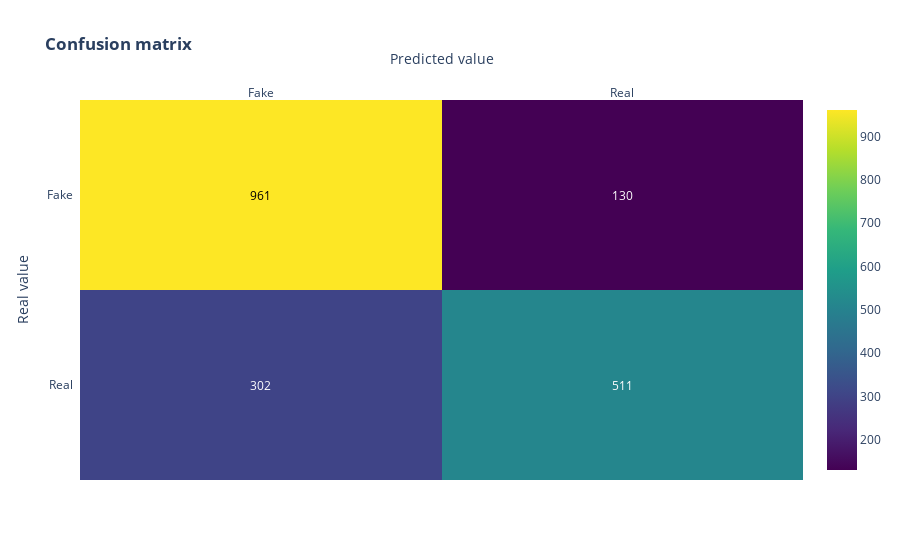

The notebook cell this image was saved under:
### Code cell
pipe = Pipeline([
    ('bow', CountVectorizer()), 
    ('tfid', TfidfTransformer()),  
    ('model', xgb.XGBClassifier(
        use_label_encoder=False,
        eval_metric='auc',
    ))
])

# 使用数据拟合管道
pipe.fit(x_train, y_train)

y_pred_class = pipe.predict(x_test)
y_pred_train = pipe.predict(x_train)

print('Train: {}'.format(metrics.accuracy_score(y_train, y_pred_train)))
print('Test: {}'.format(metrics.accuracy_score(y_test, y_pred_class)))

conf_matrix(metrics.confusion_matrix(y_test, y_pred_class))

### Figure 1 — Plotly figure (JSON) as saved in the notebook; plotly's stock layout.template omitted (floating-point values rounded to 4 significant figures)
{"data": [{"colorscale": [[0, "#440154"], [0.1111, "#482878"], [0.2222, "#3e4989"], [0.3333, "#31688e"], [0.4444, "#26828e"], [0.5556, "#1f9e89"], [0.6667, "#35b779"], [0.7778, "#6ece58"], [0.8889, "#b5de2b"], [1, "#fde725"]], "reversescale": false, "showscale": true, "type": "heatmap", "x": ["Fake", "Real"], "y": ["Real", "Fake"], "z": [[302, 511], [961, 130]]}], "layout": {"annotations": [{"font": {"color": "#FFFFFF"}, "showarrow": false, "text": "302", "x": "Fake", "xref": "x", "y": "Real", "yref": "y"}, {"font": {"color": "#FFFFFF"}, "showarrow": false, "text": "511", "x": "Real", "xref": "x", "y": "Real", "yref": "y"}, {"font": {"color": "#000000"}, "showarrow": false, "text": "961", "x": "Fake", "xref": "x", "y": "Fake", "yref": "y"}, {"font": {"color": "#FFFFFF"}, "showarrow": false, "text": "130", "x": "Real", "xref": "x", "y": "Fake", "yref": "y"}], "title": {"text": "<b>Confusion matrix</b>"}, "xaxis": {"dtick": 1, "gridcolor": "rgb(0, 0, 0)", "side": "top", "ticks": "", "title": {"text": "Predicted value"}}, "yaxis": {"dtick": 1, "ticks": "", "ticksuffix": "  ", "title": {"text": "Real value"}}}}
